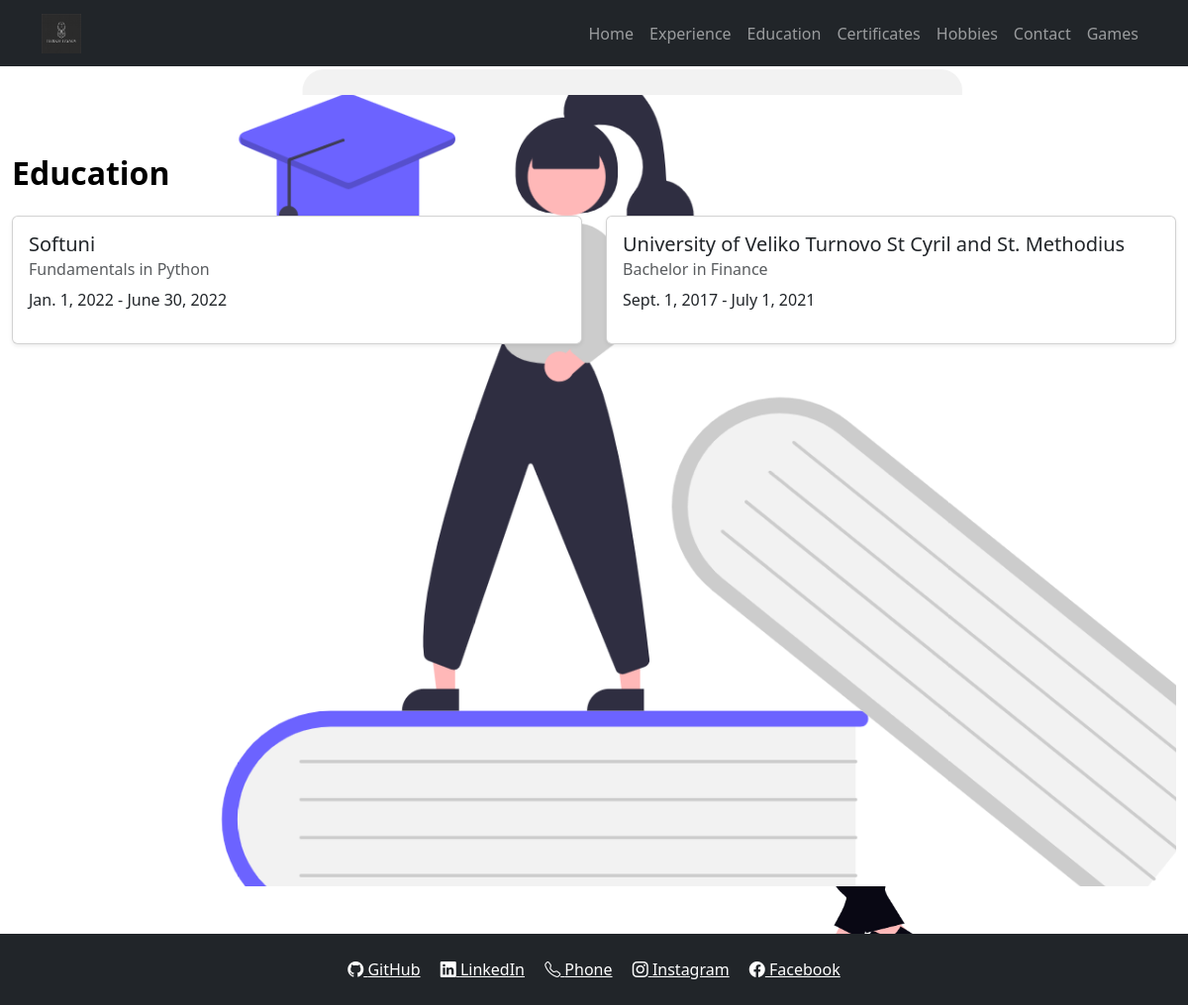
The app's page /education/ with its own data.
### education/models.py (models this page shows, shortened)
class Education(models.Model):
    school = models.CharField(max_length=100)
    degree = models.CharField(max_length=100)
    field = models.CharField(max_length=100)
    start_date = models.DateField()
    end_date = models.DateField(null=True, blank=True)
    notes = models.TextField(blank=True)

### education/views.py (the view)
# urls.py: path('', views.home, name='certificates-home'),
def home(request):
    schools = Education.objects.all().order_by('-start_date')
    return render(request, 'education/home.html', {'schools': schools})

### education/templates/education/home.html (shortened to what this page needs)
{% extends "base.html" %}
{% block section_class %}education-section{% endblock %}
{% block content %}
<h2 class="mb-4 text-black fw-bold">Education</h2>
<div class="row row-cols-1 row-cols-md-2 g-4">
    {% for school in schools %}
    <div class="col">
        <div class="card shadow-sm">
            <div class="card-body">
                <h5 class="card-title">{{ school.school }}</h5>
                <h6 class="card-subtitle mb-2 text-muted">{{ school.degree }} in {{ school.field }}</h6>
                <p class="card-text">{{ school.start_date }} - {{ school.end_date|default:"Present" }}</p>
            </div>
        </div>
    </div>
    {% endfor %}
</div>
{% endblock %}

### records on screen
Education: school "Softuni", degree "Fundamentals", field "Python", start_date "Jan. 1, 2022", end_date "June 30, 2022"
Education: school "University of Veliko Turnovo St Cyril and St. Methodius", degree "Bachelor", field "Finance", start_date "Sept. 1, 2017", end_date "July 1, 2021"
